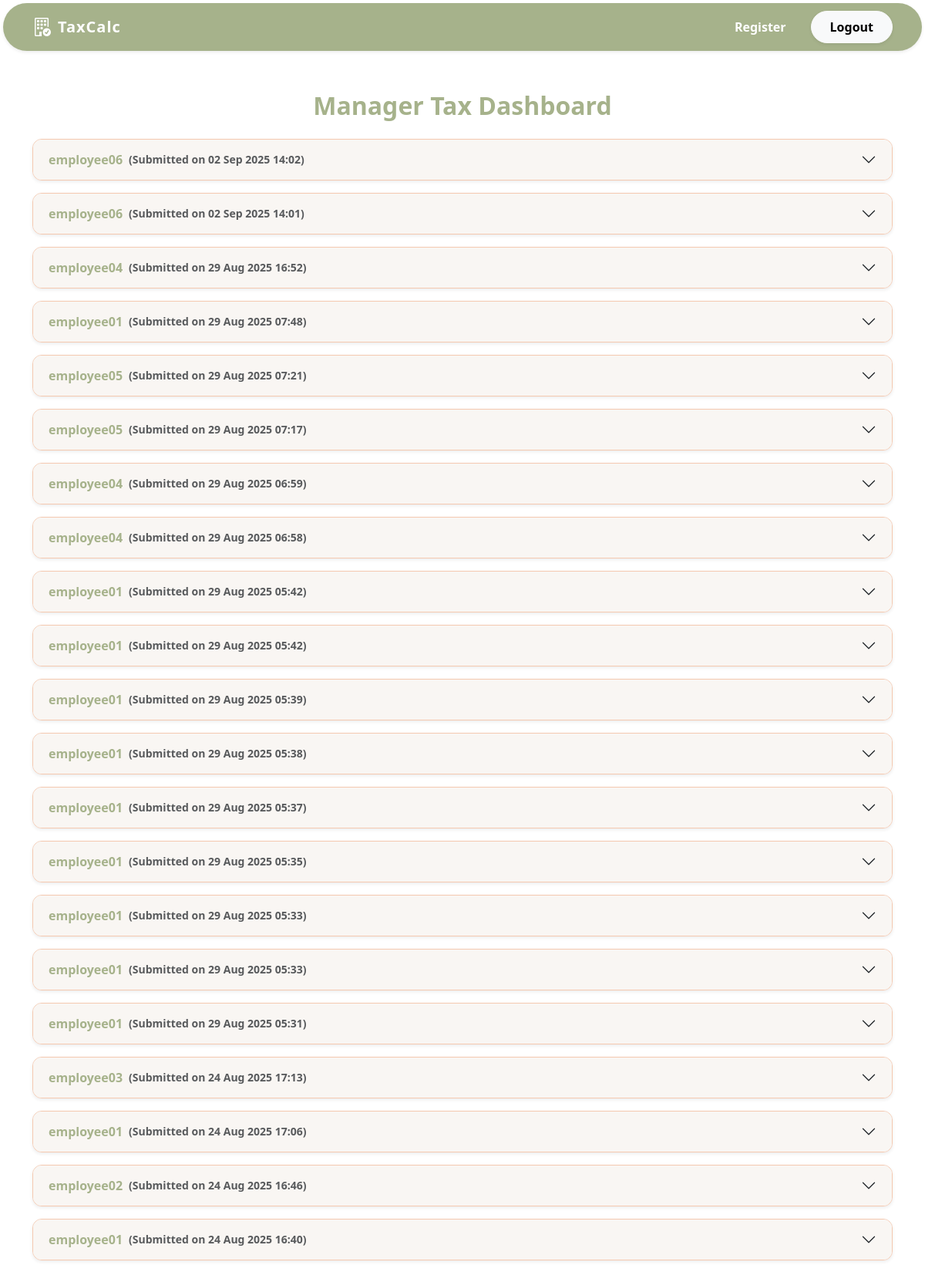
The page /manager_dashboard/ (signed in) on the database its author committed.
### Tds/models.py (models this page shows, shortened)
class EmployeeTaxData(models.Model):
    user = models.ForeignKey(User, on_delete=models.CASCADE)
    Salary = models.DecimalField(max_digits=12, decimal_places=2)
    BasicSalary = models.DecimalField(max_digits=12, decimal_places=2)
    DearnessAllowance = models.DecimalField(max_digits=12, decimal_places=2)
    Conveyance_Max = models.DecimalField(max_digits=12, decimal_places=2)
    Conveyance_Utilized = models.DecimalField(max_digits=12, decimal_places=2)
    LeaveTA_Max = models.DecimalField(max_digits=12, decimal_places=2)
    LeaveTA_Utilized = models.DecimalField(max_digits=12, decimal_places=2)
    Children_Education_Allowance_Max = models.DecimalField(max_digits=12, decimal_places=2)
    Children_Education_Allowance_Utilized = models.DecimalField(max_digits=12, decimal_places=2)
    Business_Communication_Allowance_Max = models.DecimalField(max_digits=12, decimal_places=2)
    Business_Communication_Allowance_Utilized = models.DecimalField(max_digits=12, decimal_places=2)
    Attire_Allowance_Max = models.DecimalField(max_digits=12, decimal_places=2)
    Attire_Allowance_Utilized = models.DecimalField(max_digits=12, decimal_places=2)
    Petrol_Allowance_Max = models.DecimalField(max_digits=12, decimal_places=2)
    Petrol_Allowance_Utilized = models.DecimalField(max_digits=12, decimal_places=2)
    Furniture_Allowance_Max = models.DecimalField(max_digits=12, decimal_places=2)
    Furniture_Allowance_Utilized = models.DecimalField(max_digits=12, decimal_places=2)
    Food_Coupons_Max = models.DecimalField(max_digits=12, decimal_places=2)
    Food_Coupons_Utilized = models.DecimalField(max_digits=12, decimal_places=2)
    Medical_Reimbursement_Max = models.DecimalField(max_digits=12, decimal_places=2)
    Medical_Reimbursement_Utilized = models.DecimalField(max_digits=12, decimal_places=2)
    Exempted_HRA_amount = models.DecimalField(max_digits=12, decimal_places=2)
    Section80cUtilized = models.DecimalField(max_digits=12, decimal_places=2)
    Section80ccc_Utilized = models.DecimalField(max_digits=12, decimal_places=2)
    Section80cccd_Utilized = models.DecimalField(max_digits=12, decimal_places=2)
    Section80cccd1b_Utilized = models.DecimalField(max_digits=12, decimal_places=2)
    Section80cccd2_Utilized = models.DecimalField(max_digits=12, decimal_places=2)
    Section80d_Utilized = models.DecimalField(max_digits=12, decimal_places=2)
    Section_80DDType = models.CharField(max_length=20)
    Section80d_normal_Utilized = models.DecimalField(max_digits=12, decimal_places=2)
    Section80d_severe_Utilized = models.DecimalField(max_digits=12, decimal_places=2)
    Section80ddb_Type = models.CharField(max_length=20)
    Section80ddb_other_Utilized = models.DecimalField(max_digits=12, decimal_places=2)
    Section80ddb_seniorcitizen_Utilized = models.DecimalField(max_digits=12, decimal_places=2)
    Section_80e = models.DecimalField(max_digits=12, decimal_places=2)
    Section_80ee = models.DecimalField(max_digits=12, decimal_places=2)
    Section_80eea = models.DecimalField(max_digits=12, decimal_places=2)
    Section_80eeb = models.DecimalField(max_digits=12, decimal_places=2)
    Section_80G = models.DecimalField(max_digits=12, decimal_places=2)
    Section_80GGA = models.DecimalField(max_digits=12, decimal_places=2)
    Section_80GGB = models.DecimalField(max_digits=12, decimal_places=2)
    Section_80GGC = models.DecimalField(max_digits=12, decimal_places=2)
    Section_80rrb = models.DecimalField(max_digits=12, decimal_places=2)
    Section_80qqb = models.DecimalField(max_digits=12, decimal_places=2)
    Section_80tta = models.DecimalField(max_digits=12, decimal_places=2)
    Section_80ttb = models.DecimalField(max_digits=12, decimal_places=2)
    Section_80UType = models.CharField(max_length=20)
    Section_80u_Normal = models.DecimalField(max_digits=12, decimal_places=2)
    Section_80u_severe = models.DecimalField(max_digits=12, decimal_places=2)
    tax_old = models.DecimalField(max_digits=12, decimal_places=2, default=0)
    tax_new = models.DecimalField(max_digits=12, decimal_places=2, default=0)
    created_at = models.DateTimeField(auto_now_add=True)
    updated_at = models.DateTimeField(auto_now=True)
    approved = models.BooleanField(default=False)

### Tds/views.py (the view)
# urls.py: path('manager_dashboard/', views.manager_dashboard, name='manager_dashboard'),
@login_required
def manager_dashboard(request):
    submissions = EmployeeTaxData.objects.select_related('user').order_by('-created_at')
    employee_data = []
    for submission in submissions:
        try:
            documents_obj = submission.user.employee_documents
        except EmployeeDocument.DoesNotExist:
            documents_obj = None
        documents = {}
        if documents_obj:
            for field in EmployeeDocument._meta.get_fields():
                if field.name.endswith("_Doc"):
                    file_obj = getattr(documents_obj, field.name)
                    if file_obj:
                        documents[field.name] = {
                            "url": file_obj.url,
                            "name": file_obj.name.split('/')[-1]
                        }
        utilized_fields = {}
        for field in EmployeeTaxData._meta.get_fields():
            if field.name.endswith('_Utilized') or field.name in [
                'Salary', 'BasicSalary', 'DearnessAllowance', 'Exempted_HRA_amount', 'Section80cUtilized'
            ]:
                value = getattr(submission, field.name, None)
                if value is not None:
                    utilized_fields[
                        field.verbose_name if hasattr(field, 'verbose_name') else field.name
                    ] = value
        employee_data.append({
            'employee': submission,
            'utilized_fields': utilized_fields,
            'documents': documents
        })
    return render(request, 'manager_dashboard.html', {'employee_data': employee_data})

### Tds/templates/manager_dashboard.html (shortened to what this page needs)
{% extends 'base.html' %}
{% block content %}
<head>
</head>
<div class="container py-5">
    <h2 class="text-center mb-4" style="color: var(--color2); font-weight: 800;">Manager Tax Dashboard</h2>
    {% if employee_data %}
    <div class="accordion" id="managerAccordion">
        {% for data in employee_data %}
        <div class="accordion-item mb-3 shadow-sm" style="border-radius: 12px; border:1px solid var(--color3);">
            <h2 class="accordion-header" id="heading{{ forloop.counter }}">
                <button class="accordion-button collapsed" type="button" data-bs-toggle="collapse"
                    data-bs-target="#collapse{{ forloop.counter }}" aria-expanded="false"
                    aria-controls="collapse{{ forloop.counter }}"
                    style="background: var(--color4); color: var(--color2); font-weight: 600;">
                    {{ data.employee.user.username }}
                    <small class="ms-2 text-muted">(Submitted on {{ data.employee.created_at|date:"d M Y H:i" }})</small>
                </button>
            </h2>
        </div>
        {% endfor %}
    </div>
    {% else %}
    <p class="text-center">No tax submissions yet.</p>
    {% endif %}
</div>
{% endblock %}

### Tds/templates/base.html (style rules this page uses)
:root { --color1: #1C352D; --color2: #A6B28B; --color3: #F5C9B0; --color4: #F9F6F3; }

### Tds/templates/manager_dashboard.html (style rules this page uses)
.accordion-item { border-radius: 12px !important; margin-bottom: 10px; overflow: hidden; }

### rows shown on the page
EmployeeTaxData: employee.user.username "employee06", employee.created_at "02 Sep 2025 14:02"
EmployeeTaxData: employee.user.username "employee06", employee.created_at "02 Sep 2025 14:01"
EmployeeTaxData: employee.user.username "employee04", employee.created_at "29 Aug 2025 16:52"
EmployeeTaxData: employee.user.username "employee01", employee.created_at "29 Aug 2025 07:48"
EmployeeTaxData: employee.user.username "employee05", employee.created_at "29 Aug 2025 07:21"
EmployeeTaxData: employee.user.username "employee05", employee.created_at "29 Aug 2025 07:17"
EmployeeTaxData: employee.user.username "employee04", employee.created_at "29 Aug 2025 06:59"
EmployeeTaxData: employee.user.username "employee04", employee.created_at "29 Aug 2025 06:58"
EmployeeTaxData: employee.user.username "employee01", employee.created_at "29 Aug 2025 05:42"
EmployeeTaxData: employee.user.username "employee01", employee.created_at "29 Aug 2025 05:42"
EmployeeTaxData: employee.user.username "employee01", employee.created_at "29 Aug 2025 05:39"
EmployeeTaxData: employee.user.username "employee01", employee.created_at "29 Aug 2025 05:38"
EmployeeTaxData: employee.user.username "employee01", employee.created_at "29 Aug 2025 05:37"
EmployeeTaxData: employee.user.username "employee01", employee.created_at "29 Aug 2025 05:35"
EmployeeTaxData: employee.user.username "employee01", employee.created_at "29 Aug 2025 05:33"
EmployeeTaxData: employee.user.username "employee01", employee.created_at "29 Aug 2025 05:33"
EmployeeTaxData: employee.user.username "employee01", employee.created_at "29 Aug 2025 05:31"
EmployeeTaxData: employee.user.username "employee03", employee.created_at "24 Aug 2025 17:13"
EmployeeTaxData: employee.user.username "employee01", employee.created_at "24 Aug 2025 17:06"
EmployeeTaxData: employee.user.username "employee02", employee.created_at "24 Aug 2025 16:46"
EmployeeTaxData: employee.user.username "employee01", employee.created_at "24 Aug 2025 16:40"
